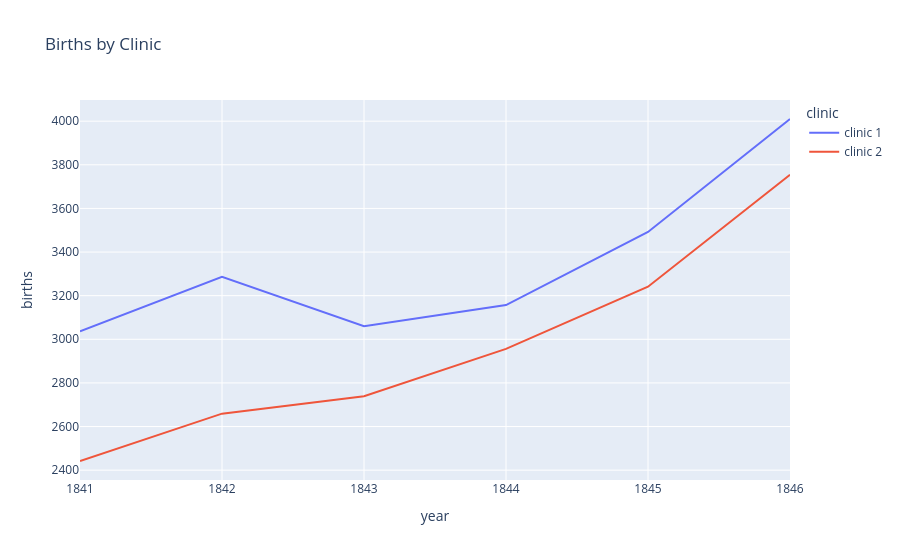

The code cell stored with this chart in its notebook:
### Markdown cell above
# The Yearly Data Split by Clinic

Now let's look at the annual data instead. 

**Challenge**: Use plotly to create line charts of the births and deaths of the two different clinics at the Vienna General Hospital. 
* Which clinic is bigger or more busy judging by the number of births?
* Has the hospital had more patients over time? 
* What was the highest number of deaths recorded in clinic 1 and clinic 2?

### Code cell
line_chart = px.line(df_yearly, x="year", y="births", color="clinic", title="Births by Clinic")
line_chart.show()

### Figure 1 — Plotly figure (JSON) as saved in the notebook; plotly's stock layout.template omitted (floating-point values rounded to 4 significant figures)
{"data": [{"hovertemplate": "clinic=clinic 1<br>year=%{x}<br>births=%{y}<extra></extra>", "legendgroup": "clinic 1", "line": {"color": "#636efa", "dash": "solid"}, "marker": {"symbol": "circle"}, "mode": "lines", "name": "clinic 1", "orientation": "v", "showlegend": true, "type": "scatter", "x": [1841, 1842, 1843, 1844, 1845, 1846], "xaxis": "x", "y": [3036, 3287, 3060, 3157, 3492, 4010], "yaxis": "y"}, {"hovertemplate": "clinic=clinic 2<br>year=%{x}<br>births=%{y}<extra></extra>", "legendgroup": "clinic 2", "line": {"color": "#EF553B", "dash": "solid"}, "marker": {"symbol": "circle"}, "mode": "lines", "name": "clinic 2", "orientation": "v", "showlegend": true, "type": "scatter", "x": [1841, 1842, 1843, 1844, 1845, 1846], "xaxis": "x", "y": [2442, 2659, 2739, 2956, 3241, 3754], "yaxis": "y"}], "layout": {"autosize": true, "legend": {"title": {"text": "clinic"}, "tracegroupgap": 0}, "title": {"text": "Births by Clinic"}, "xaxis": {"anchor": "y", "autorange": true, "domain": [0, 1], "range": [1841, 1846], "title": {"text": "year"}, "type": "linear"}, "yaxis": {"anchor": "x", "autorange": true, "domain": [0, 1], "range": [2355.0, 4097.0], "title": {"text": "births"}, "type": "linear"}}}
